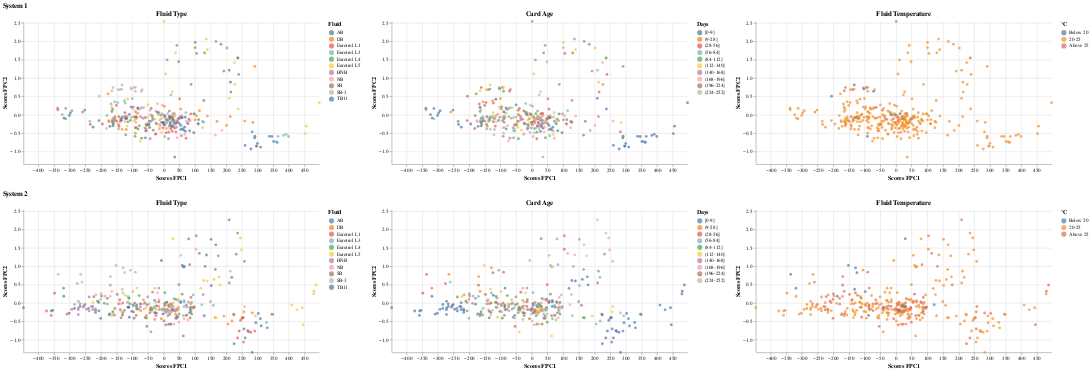

The notebook cell saved with this chart:
### Markdown cell above
### System 1 versus System 2: Sensor B - Sample Window

### Code cell
pc_scores_s1_B_sample_window, pc_scores_s2_B_sample_window,fpca_s1_B_sample_window,fpca_s2_B_sample_window = fpca_two_inputs(B1_sample_window_combine_balanced.iloc[:,:-6], B2_sample_window_combine_balanced.iloc[:,:-6], color_fpc1_s1='tab:blue', color_fpc2_s1='tab:cyan', color_fpc1_s2='tab:orange', color_fpc2_s2='gold')
print("--------------------------------------------------- Bootstrap -------------------------------------------------------------------------------------------")
bs1,bs2 = bootstrap(B1_sample_window_combine_balanced, B2_sample_window_combine_balanced, "B","sample_window",features="FluidType")
print("--------------------------------------------------- PCA Scores -------------------------------------------------------------------------------------------")
create_pc_scores_plots(pc_scores_s1_B_sample_window, pc_scores_s2_B_sample_window, B1_sample_window_combine_balanced, B2_sample_window_combine_balanced,features="FluidType")

### Figure 1 — Vega-Lite specification as saved in the notebook (floating-point values rounded to 4 significant figures; data arrays with more than 128 entries replaced by an {"elided": "..."} marker saying what was removed)
{"config": {"view": {"continuousWidth": 300, "continuousHeight": 300, "stroke": null}}, "vconcat": [{"hconcat": [{"mark": {"type": "circle"}, "encoding": {"color": {"field": "FluidType", "scale": {"scheme": "tableau10"}, "title": "Fluid", "type": "nominal"}, "tooltip": [{"field": "TestID", "type": "quantitative"}, {"field": "PC1_Scores", "type": "quantitative"}, {"field": "PC2_Scores", "type": "quantitative"}, {"field": "FluidType", "title": "Fluid Type", "type": "nominal"}], "x": {"field": "PC1_Scores", "scale": {"domain": [-447.3, 497.1]}, "title": "Scores FPC1", "type": "quantitative"}, "y": {"field": "PC2_Scores", "scale": {"domain": [-1.341, 2.54]}, "title": "Scores FPC2", "type": "quantitative"}}, "height": 280, "title": "Fluid Type", "width": 580}, {"mark": {"type": "circle"}, "encoding": {"color": {"field": "CardAgeBin", "scale": {"scheme": "tableau10"}, "sort": ["[0-9]", "(9-28]", "(28-56]", "(56-84]", "(84-112]", "(112-140]", "(140-168]", "(168-196]", "(196-224]", "(224-252]"], "title": "Days", "type": "ordinal"}, "tooltip": [{"field": "TestID", "type": "quantitative"}, {"field": "PC1_Scores", "type": "quantitative"}, {"field": "PC2_Scores", "type": "quantitative"}, {"field": "CardAgeBin", "title": "Card Age", "type": "ordinal"}], "x": {"field": "PC1_Scores", "scale": {"domain": [-447.3, 497.1]}, "title": "Scores FPC1", "type": "quantitative"}, "y": {"field": "PC2_Scores", "scale": {"domain": [-1.341, 2.54]}, "title": "Scores FPC2", "type": "quantitative"}}, "height": 280, "title": "Card Age", "width": 580}, {"mark": {"type": "circle"}, "encoding": {"color": {"field": "FluidTempBin", "scale": {"domain": ["Below 20", "20-25", "Above 25"], "range": ["#4e79a7", "#f28e2b", "#e16759"]}, "sort": ["Below 20", "20-25", "Above 25"], "title": "°C", "type": "ordinal"}, "tooltip": [{"field": "TestID", "type": "quantitative"}, {"field": "PC1_Scores", "type": "quantitative"}, {"field": "PC2_Scores", "type": "quantitative"}, {"field": "FluidTempBin", "title": "Fluid Temperature", "type": "ordinal"}], "x": {"field": "PC1_Scores", "scale": {"domain": [-447.3, 497.1]}, "title": "Scores FPC1", "type": "quantitative"}, "y": {"field": "PC2_Scores", "scale": {"domain": [-1.341, 2.54]}, "title": "Scores FPC2", "type": "quantitative"}}, "height": 280, "title": "Fluid Temperature", "width": 580}], "data": {"name": "data-e24645a5544dd4bb7ffef875237f19e8"}, "resolve": {"scale": {"color": "independent"}}, "title": "System 1"}, {"hconcat": [{"mark": {"type": "circle"}, "encoding": {"color": {"field": "FluidType", "scale": {"scheme": "tableau10"}, "title": "Fluid", "type": "nominal"}, "tooltip": [{"field": "TestID", "type": "quantitative"}, {"field": "PC1_Scores", "type": "quantitative"}, {"field": "PC2_Scores", "type": "quantitative"}, {"field": "FluidType", "title": "Fluid Type", "type": "nominal"}], "x": {"field": "PC1_Scores", "scale": {"domain": [-447.3, 497.1]}, "title": "Scores FPC1", "type": "quantitative"}, "y": {"field": "PC2_Scores", "scale": {"domain": [-1.341, 2.54]}, "title": "Scores FPC2", "type": "quantitative"}}, "height": 280, "title": "Fluid Type", "width": 580}, {"mark": {"type": "circle"}, "encoding": {"color": {"field": "CardAgeBin", "scale": {"scheme": "tableau10"}, "sort": ["[0-9]", "(9-28]", "(28-56]", "(56-84]", "(84-112]", "(112-140]", "(140-168]", "(168-196]", "(196-224]", "(224-252]"], "title": "Days", "type": "ordinal"}, "tooltip": [{"field": "TestID", "type": "quantitative"}, {"field": "PC1_Scores", "type": "quantitative"}, {"field": "PC2_Scores", "type": "quantitative"}, {"field": "CardAgeBin", "title": "Card Age", "type": "ordinal"}], "x": {"field": "PC1_Scores", "scale": {"domain": [-447.3, 497.1]}, "title": "Scores FPC1", "type": "quantitative"}, "y": {"field": "PC2_Scores", "scale": {"domain": [-1.341, 2.54]}, "title": "Scores FPC2", "type": "quantitative"}}, "height": 280, "title": "Card Age", "width": 580}, {"mark": {"type": "circle"}, "encoding": {"color": {"field": "FluidTempBin", "scale": {"domain": ["Below 20", "20-25", "Above 25"], "range": ["#4e79a7", "#f28e2b", "#e16759"]}, "sort": ["Below 20", "20-25", "Above 25"], "title": "°C", "type": "ordinal"}, "tooltip": [{"field": "TestID", "type": "quantitative"}, {"field": "PC1_Scores", "type": "quantitative"}, {"field": "PC2_Scores", "type": "quantitative"}, {"field": "FluidTempBin", "title": "Fluid Temperature", "type": "ordinal"}], "x": {"field": "PC1_Scores", "scale": {"domain": [-447.3, 497.1]}, "title": "Scores FPC1", "type": "quantitative"}, "y": {"field": "PC2_Scores", "scale": {"domain": [-1.341, 2.54]}, "title": "Scores FPC2", "type": "quantitative"}}, "height": 280, "title": "Fluid Temperature", "width": 580}], "data": {"name": "data-f9833be38f662d8c2dc046453a70ea9c"}, "resolve": {"scale": {"color": "independent"}}, "title": "System 2"}], "$schema": "https://vega.github.io/schema/vega-lite/v5.16.3.json", "datasets": {"data-e24645a5544dd4bb7ffef875237f19e8": {"elided": "330 records"}, "data-f9833be38f662d8c2dc046453a70ea9c": {"elided": "330 records"}}}
